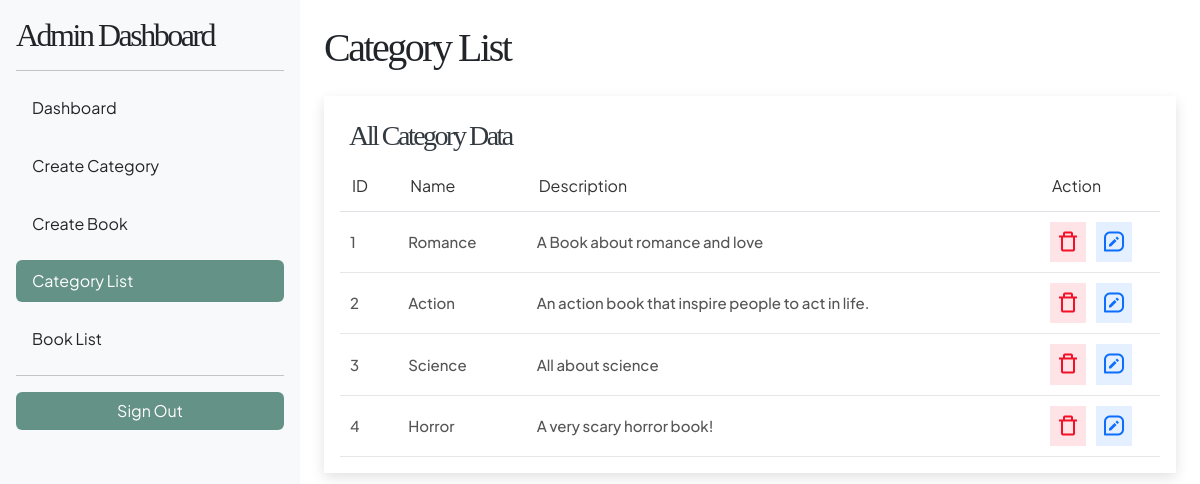
The app's page /views/admin/category_list.php (signed in) with its own data.
### tables this page shows
CREATE TABLE `categories` (
  `id` int(11) NOT NULL,
  `name` varchar(50) NOT NULL,
  `description` text NOT NULL
);

### views/admin/category_list.php (the view, shortened to what this page needs)
<?php
include("admin_controller.php");
$result = mysqli_query($conn, 'SELECT * FROM categories');
$i = 1;
?>
<!DOCTYPE html>
<html lang="en">
<head>
    <link href="https://cdn.jsdelivr.net/npm/bootstrap@5.3.3/dist/css/bootstrap.min.css" rel="stylesheet"
>
    <link rel="stylesheet" href="../../assets/css/style.css">
</head>
<body>
    <div class="container-fluid">
        <div class="row">
            <div class="col-md-3 d-none d-md-block bg-light p-3 sticky-top" style="height: 100vh;">
                <h2>Admin Dashboard</h2>
                <hr>
                <div class="my-auto">
                    <ul class="nav nav-pills flex-column">
                        <li class="nav-item mb-3">
                            <a href="dashboard.php" class="nav-link link-dark">Dashboard</a>
                        </li>
                        <li class="nav-item mb-3">
                            <a href="create_category.php" class="nav-link link-dark">Create Category</a>
                        </li>
                        <li class="nav-item mb-3">
                            <a href="create_book.php" class="nav-link link-dark">Create Book</a>
                        </li>
                        <li class="nav-item mb-3">
                            <a href="category_list.php" class="nav-link bg-primary-custom text-white"
                                aria-current="page">Category List</a>
                        </li>
                        <li class="nav-item">
                            <a href="book_list.php" class="nav-link link-dark">Book List</a>
                        </li>
                    </ul>
                </div>
                <hr>
                <a href="../auth/logout.php" class="btn w-100">Sign Out</a>
            </div>
            <div class="col-md-9 p-4">
                <h1 class="mb-4">Category List</h1>
                <div class="row">
                    <div class="col-md-offset-1 col-md-12">
                        <div class="panel">
                            <div class="panel-heading">
                                <div class="row">
                                    <div class="col col-sm-5 col-xs-12">
                                        <h4 class="title">All Category Data</h4>
                                    </div>
                                </div>
                            </div>
                            <div class="panel-body table-responsive mx-3">
                                <table class="table">
                                    <thead>
                                        <tr>
                                            <th>ID</th>
                                            <th>Name</th>
                                            <th>Description</th>
                                            <th>Action</th>
                                        </tr>
                                    </thead>
                                    <tbody>
                                        <?php while ($category = mysqli_fetch_assoc($result)) { ?>
                                            <td><?php echo $i ?></td>
                                            <td><?php echo $category['name'] ?></td>
                                            <td><?php echo $category['description'] ?></td>
                                            <td>
                                                <ul class="action-list">
                                                    <li>
                                                        <form id="myForm" action="" method="POST">
                                                            <button class="btnn" name="btn" type="submit">
                                                                <i class='bx bx-trash-alt fs-4'></i>
                                                            </button>
                                                        </form>
                                                    </li>
                                                    <li><button class="btnn"
                                                            onclick="window.location.href='update_category.php?id=<?php echo $category['id'] ?>'">
                                                            <i class='bx bx-message-square-edit fs-4'></i></button>
                                                    </li>
                                                </ul>
                                            </td>
                                            <?php $i++;
                                        } ?>
                                    </tbody>
                                </table>
                            </div>
                        </div>
                    </div>
                </div>
            </div>
            <link href='https://unpkg.com/boxicons@2.1.4/css/boxicons.min.css' rel='stylesheet'>
</body>
</html>

### assets/css/style.css (style rules this page uses)
h1, h2, h3, h4, h5, h6 { font-family: "Times Newer Roman"; letter-spacing: -2.5px; }
body, p, li { font-family: "Plus Jakarta Sans"; }
:root { --clr-primary: #659287; --clr-secondary: #b1c29e; --clr-tertiary: #ffe6a9; --clr-accent: #f0eee2; }
.bg-primary-custom { background-color: var(--clr-primary); }
.btn { background-color: var(--clr-primary); color: #fff; }
body { overflow-x: hidden; line-height: 1.6; }
.panel { font-family: "Plus Jakarta Sans"; padding: 0; border: none; box-shadow: 0 0.3rem 0.8rem rgba(0, 0, 0, 0.12); }
.panel .panel-heading { background: #fff; padding: 25px 25px 10px; border-radius: 0; }
.panel .panel-heading .title { color: #32393f; font-size: 28px; font-weight: 400; line-height: 30px; text-transform: capitalize; margin: 0; }
.panel .panel-body { border-radius: 0; }
.panel .panel-body .table thead tr th { color: #333; font-weight: 400; padding: 12px; }
.panel .panel-body .table thead tr th:last-child { width: 120px; }
.panel .panel-body .table tbody tr td { color: #555; background: #fff; font-size: 15px; font-weight: 500; padding: 10px; vertical-align: middle; border-color: #e7e7e7; }
.panel .panel-body .table tbody .action-list { display: flex; flex-direction: row; gap: 10px; padding: 0; margin: 0; list-style: none; }
.panel .panel-body .table tbody .action-list li button { color: #f41127; background-color: rgb(244 17 39 / 0.11); font-size: 1.5rem; border: none; transition: all 0.3s ease; }
.panel .panel-body .table tbody .action-list li:last-child button { color: #0d6efd; background-color: rgb(13 110 253 / 0.11); }

### records on screen
categories: name "Romance", description "A Book about romance and love"
categories: name "Action", description "An action book that inspire people to act in life."
categories: name "Science", description "All about science"
categories: name "Horror", description "A very scary horror book!"
